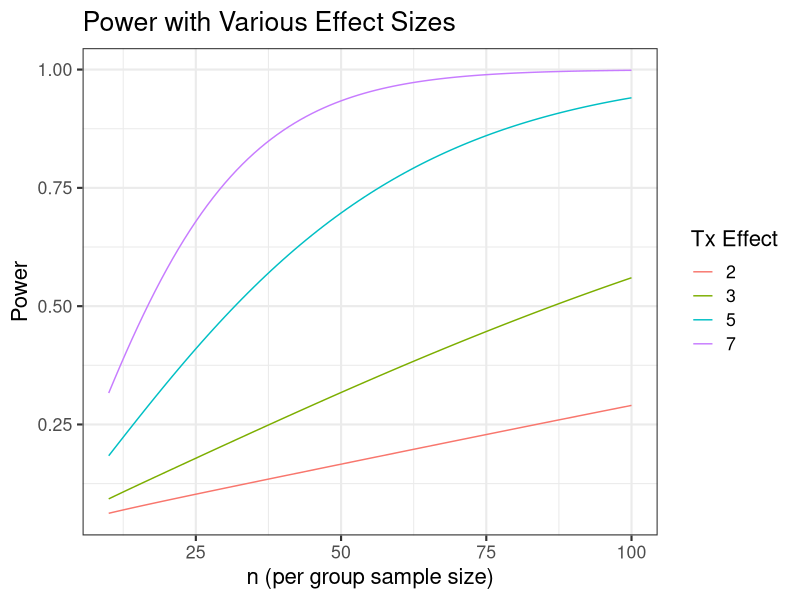
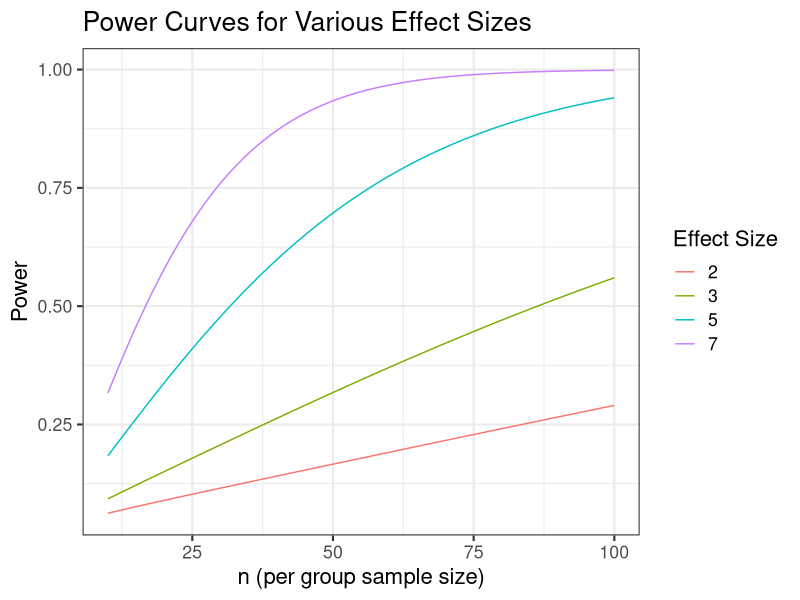

R code for these plots, in order:
## ---- chunk 1
alpha <- 0.05 # There's a 5 percent chance of getting that result given there's nothing significant going on
power_target <- 0.80 # There's an 80 percent chance of detecting a true effect
sigma <- 10 # your standard deviation of phase shifts within each condition group
delta <- 3 # expected phase shift difference between groups

z_alpha <- qnorm(1 - alpha/2)
z_beta  <- qnorm(power_target)  # z_{1-beta}

n_per_group <- 2 * ( sigma * (z_alpha + z_beta) / delta )^2
n_per_group
## ---- chunk 2
alpha <- 0.05
n <- ceiling(n_per_group)
sigma <- 10
delta <- 3

zcrit <- qnorm(1 - alpha/2)
lambda <- delta * sqrt(n) / (sigma * sqrt(2))

power_exact <- (1 - pnorm(zcrit - lambda)) + pnorm(-zcrit - lambda)
c(n = n, power_exact = power_exact)
## ---- chunk 3
power.t.test(
  n = 100,
  delta = 4,
  sd = 10,
  sig.level = 0.05,
)
## ---- chunk 4
library(tidyverse)

plot_data = expand_grid(n = 10:100,
                        delta = c(2,3,5,7)
) %>% 
  mutate(power = power.t.test(n = n,
                              delta = delta,
                              sd = 10,
                              sig.level = 0.05,
                              power = NULL)$power
  )

plot_data %>% mutate(delta = factor(delta)) %>% 
  ggplot(aes(x = n,y = power,
             col = delta,group = delta)) + 
  theme_bw(base_size =16) + 
  geom_line() + 
  labs(
    x = "n (per group sample size)",
    y = "Power",
    col = "Tx Effect",
    title = "Power with Various Effect Sizes"
  )
## ---- chunk 5
plot_data %>% mutate(delta = factor(delta)) %>% 
  ggplot(aes(x = n,y = power,col = delta,group = delta)) + 
  theme_bw(base_size =16) + 
  geom_line() + 
  labs(
    x = "n (per group sample size)",
    y = "Power",
    col = "Effect Size",
    title = "Power Curves for Various Effect Sizes"
  )
## ---- chunk 6
# 1. SETUP: Define parameters (n, sigma, delta, alpha, nsim)
# 2. INITIALIZE: Create an empty vector to store results 
#    e.g., results <- logical(nsim)

# 3. LOOP:
# for (s in 1:nsim) {
#    a. Generate two vectors using rnorm()
#    b. Calculate mean(A) - mean(B)
#    c. Calculate the Z-statistic
#    d. Record if abs(Z) > critical_value (TRUE/FALSE)
# }

# 4. SUMMARIZE:
#    mean(results)  # This is your estimated power!
## ---- chunk 7
alpha <- 0.05
n <- 175
sigma <- 10
delta <- 3
nsim <- 10000

zcrit <- qnorm(1 - alpha/2)
reject <- logical(nsim)

set.seed(1)
for (s in 1:nsim) {
  x <- rnorm(n, mean = 0, sd = sigma)
  y <- rnorm(n, mean = -delta, sd = sigma)  # so mu_x - mu_y = delta
  
  z <- (mean(x) - mean(y)) / (sigma * sqrt(2/n))
  reject[s] <- abs(z) > zcrit
}

mean(reject)
